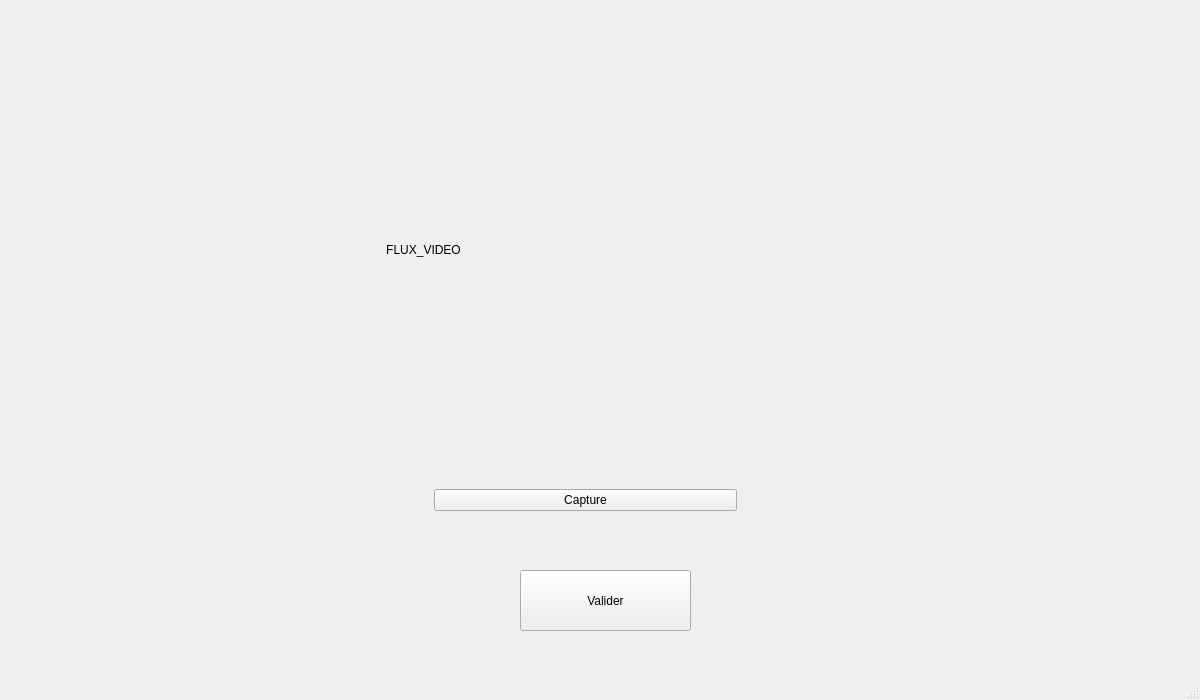
<?xml version="1.0" encoding="UTF-8"?>
<ui version="4.0">
 <class>Reco_terrain</class>
 <widget class="QMainWindow" name="Reco_terrain">
  <property name="geometry">
   <rect>
    <x>0</x>
    <y>0</y>
    <width>1200</width>
    <height>700</height>
   </rect>
  </property>
  <property name="windowTitle">
   <string>MainWindow</string>
  </property>
  <widget class="QWidget" name="centralwidget">
   <widget class="QPushButton" name="valid_button">
    <property name="geometry">
     <rect>
      <x>520</x>
      <y>570</y>
      <width>171</width>
      <height>61</height>
     </rect>
    </property>
    <property name="text">
     <string>Valider</string>
    </property>
   </widget>
   <widget class="QWidget" name="gridLayoutWidget">
    <property name="geometry">
     <rect>
      <x>90</x>
      <y>10</y>
      <width>991</width>
      <height>511</height>
     </rect>
    </property>
    <layout class="QGridLayout" name="gridLayout">
     <property name="sizeConstraint">
      <enum>QLayout::SetNoConstraint</enum>
     </property>
     <property name="leftMargin">
      <number>20</number>
     </property>
     <property name="topMargin">
      <number>20</number>
     </property>
     <property name="rightMargin">
      <number>20</number>
     </property>
     <property name="bottomMargin">
      <number>10</number>
     </property>
     <property name="spacing">
      <number>20</number>
     </property>
     <item row="0" column="2">
      <widget class="QLabel" name="card_match_label">
       <property name="sizePolicy">
        <sizepolicy hsizetype="Preferred" vsizetype="Preferred">
         <horstretch>0</horstretch>
         <verstretch>1</verstretch>
        </sizepolicy>
       </property>
       <property name="text">
        <string/>
       </property>
       <property name="alignment">
        <set>Qt::AlignCenter</set>
       </property>
       <property name="margin">
        <number>0</number>
       </property>
      </widget>
     </item>
     <item row="1" column="2">
      <widget class="QLabel" name="nom_carte_label">
       <property name="text">
        <string/>
       </property>
      </widget>
     </item>
     <item row="0" column="0" colspan="2">
      <widget class="QLabel" name="capture_label">
       <property name="text">
        <string>FLUX_VIDEO</string>
       </property>
       <property name="alignment">
        <set>Qt::AlignCenter</set>
       </property>
       <property name="wordWrap">
        <bool>false</bool>
       </property>
      </widget>
     </item>
     <item row="1" column="1">
      <widget class="QPushButton" name="capture_button">
       <property name="text">
        <string>Capture</string>
       </property>
      </widget>
     </item>
    </layout>
   </widget>
  </widget>
  <widget class="QMenuBar" name="menubar">
   <property name="geometry">
    <rect>
     <x>0</x>
     <y>0</y>
     <width>1200</width>
     <height>21</height>
    </rect>
   </property>
  </widget>
  <widget class="QStatusBar" name="statusbar"/>
 </widget>
 <resources/>
 <connections/>
</ui>
